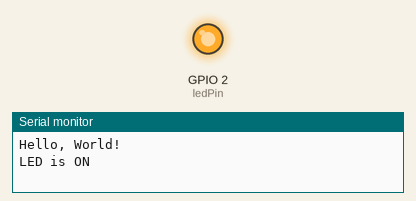
Bench run of a sketch on a simulated ESP32. On the bench: output pins drawn as LEDs (lit = HIGH), the last lines printed to the serial monitor.

Above: at 1.5 s.
At 4.5 s:
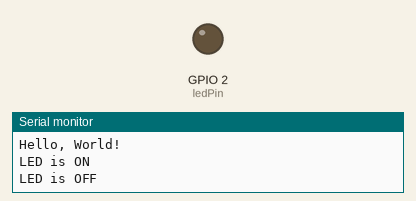
Timing chart, 0 to 7.8 s (numbered marks = the images above):
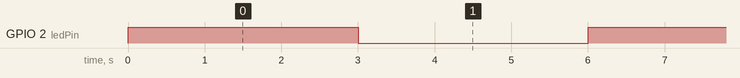

Measured:
- by itself, GPIO 2 (ledPin): alternates HIGH for 3.0 s and LOW for 3.0 s

The sketch:

sketch_jun5a.ino
```cpp
// Define LED pin (on most ESP32 boards, it's GPIO 2)
const int ledPin = 2;

void setup() {
  pinMode(ledPin, OUTPUT);      // Set the LED pin as output
  Serial.begin(115200);         // Start serial communication at 115200 baud rate
  Serial.println("Hello, World!"); // Print message to Serial Monitor
}

void loop() {
  digitalWrite(ledPin, HIGH);   // Turn the LED on
  Serial.println("LED is ON"); // Print status to Serial Monitor
  delay(3000);                  // Wait for 3 seconds

  digitalWrite(ledPin, LOW);    // Turn the LED off
  Serial.println("LED is OFF"); // Print status to Serial Monitor
  delay(3000);                  // Wait for 3 seconds
}
```
